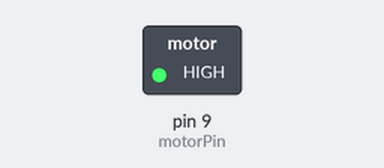
The sketch below on a simulated Arduino Uno, built with avr-gcc and run on an emulated ATmega328P. Parts: switched loads named in the sketch (green lamp = pin HIGH). Dashed ring = blinking.

Above: at 0.5 s.
Timing chart, 0 to 4.6 s (numbered marks = the images above):
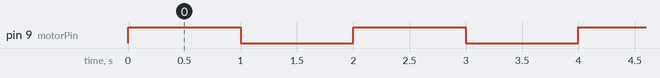

The sketch:

Connection_Arduino.ino
```cpp
const int motorPin = 9;
void setup() {
  pinMode(motorPin, OUTPUT);
}

void loop() {
  // Turn the motor on
  digitalWrite(motorPin, HIGH);
  delay(1000); // Wait for 1 second
  // Turn the motor off
  digitalWrite(motorPin, LOW);
  delay(1000);
}
```

Measured:
- by itself, pin 9 (motorPin): alternates HIGH for 1.0 s and LOW for 1.0 s
